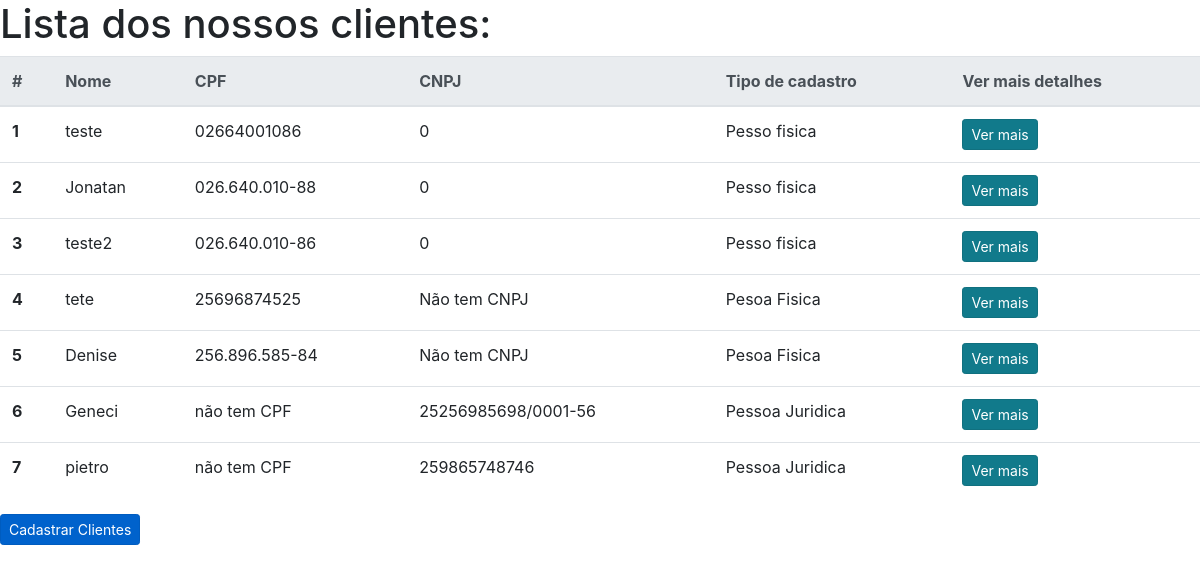
The page / on the database its author committed.
### tables this page shows
CREATE TABLE `cliente` (
  `id` int(11) NOT NULL,
  `nome` varchar(30) NOT NULL,
  `endereco` varchar(30) NOT NULL,
  `cpf` varchar(30) NOT NULL,
  `cnpj` varchar(30) NOT NULL,
  `pessoa` varchar(40) NOT NULL
);

### usuario.php (called while the page is built, shortened)
<?php
class Usuario{
    private $pdo;
    public function __construct($i = null) {
        try {
            $this->pdo = new PDO("mysql:dbname=cliente;host=localhost", "root", "");
        } catch(PDOException $e) {
            echo "FALHOU: ".$e->getMessage();
        }
    }
    public function selecionarTudo($tabela){
            $sql = $this->pdo->prepare("SELECT * FROM `$tabela` LIMIT 10");
        $sql->execute();
        return $sql->fetchAll();
    }
}

### index.php (the view, shortened to what this page needs)
<?php
require 'usuario.php';
$usuario = new usuario();
$clientes = $usuario->selecionarTudo('cliente');
?>
<!DOCTYPE html>
<html xmlns="http://www.w3.org/1999/xhtml">
<head>
</head>
<link rel="stylesheet" href="https://stackpath.bootstrapcdn.com/bootstrap/4.1.3/css/bootstrap.min.css"
>
<body>
<h1> Lista dos nossos clientes:</h1>
<table class="table">
    <thead class="thead-light">
    <tr>
        <th scope="col">#</th>
        <th scope="col">Nome</th>
        <th scope="col">CPF</th>
        <th scope="col">CNPJ</th>
        <th scope="col">Tipo de cadastro</th>
        <th scope="col">Ver mais detalhes</th>
    </tr>
    </thead>
    <tbody>
<?php
foreach ($clientes as $key => $value) { ?>
    <tr>
        <th scope="row"><?php echo $value['id']; ?></th>
        <td><?php echo $value['nome']; ?></td>
        <td><?php echo $value['cpf']; ?></td>
        <td><?php echo $value['cnpj']; ?></td>
        <td><?php echo $value['pessoa']; ?></td>
        <td><a class="btn btn-info btn-sm active" role="button" href="detalhe.php?id=<?php echo $value['id']; ?>"> Ver mais</a></td>
    </tr>
    <?php
}
    ?>
    </tbody>
</table>
<td><a class="btn btn-primary btn-sm active" role="button" href="cadastrar-cliente.php"> Cadastrar Clientes</a></td>
</body>
</html>

### rows shown on the page
cliente: id "1", nome "teste", cpf "02664001086", cnpj "0", pessoa "Pesso fisica"
cliente: id "2", nome "Jonatan", cpf "026.640.010-88", cnpj "0", pessoa "Pesso fisica"
cliente: id "3", nome "teste2", cpf "026.640.010-86", cnpj "0", pessoa "Pesso fisica"
cliente: id "4", nome "tete", cpf "25696874525", cnpj "Não tem CNPJ", pessoa "Pesoa Fisica"
cliente: id "5", nome "Denise", cpf "256.896.585-84", cnpj "Não tem CNPJ", pessoa "Pesoa Fisica"
cliente: id "6", nome "Geneci", cpf "não tem CPF", cnpj "25256985698/0001-56", pessoa "Pessoa Juridica"
cliente: id "7", nome "pietro", cpf "não tem CPF", cnpj "259865748746", pessoa "Pessoa Juridica"
